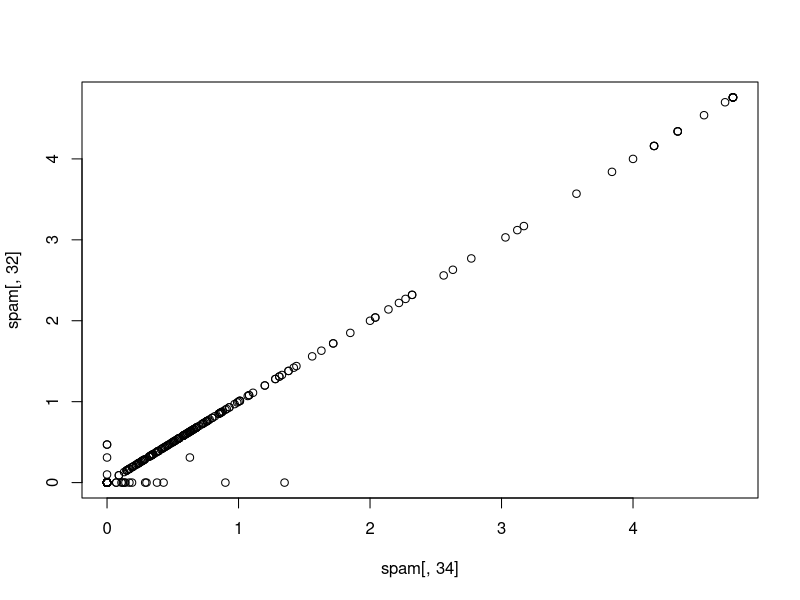
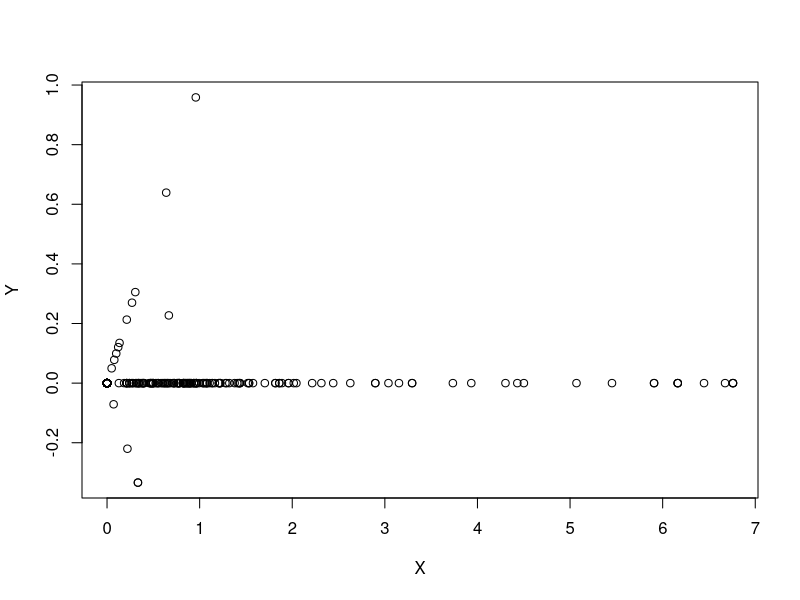
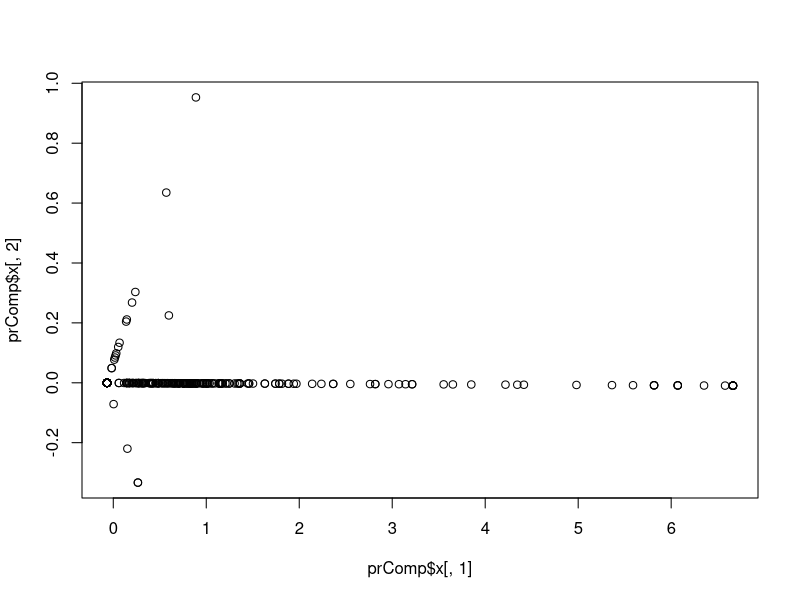
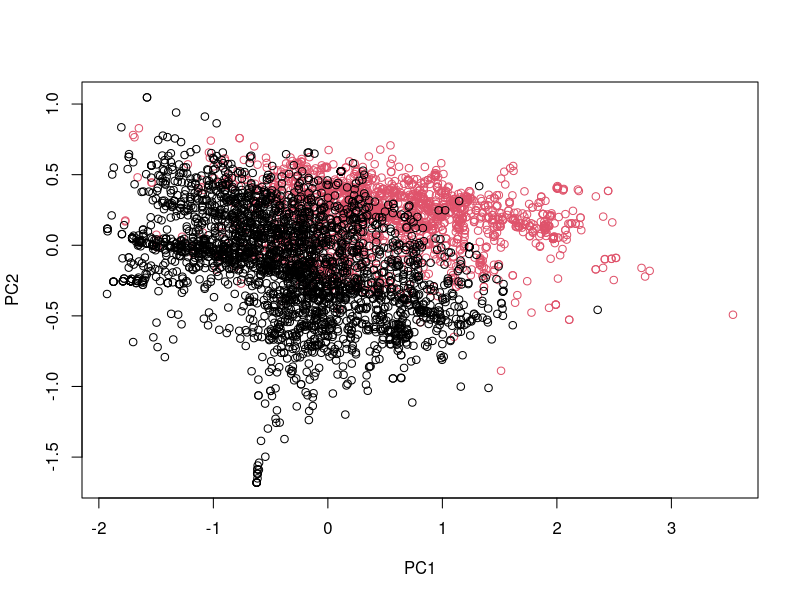
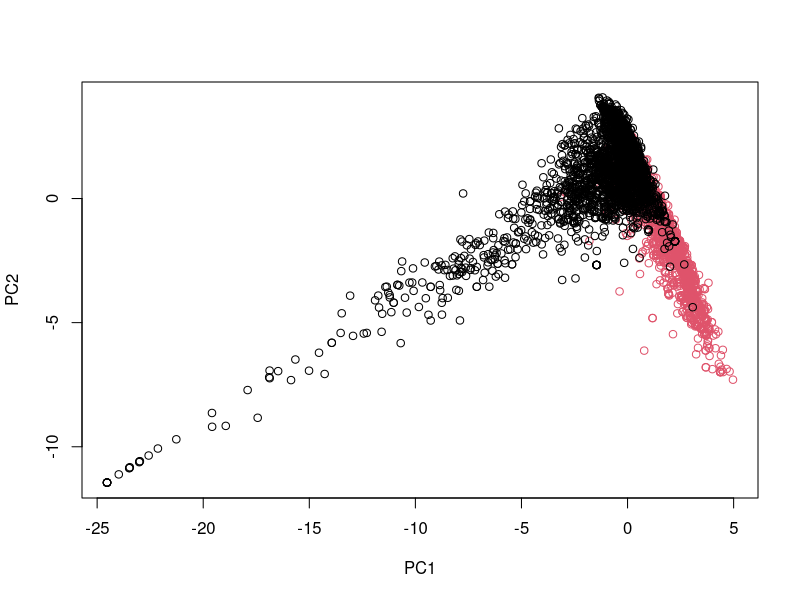

These figures' R source, in order:
# Coursera: Practical Machine learning
# Script from course commented by Alexander Buschle

rm(list = ls())

# Week 2 - Lecture 7 - Preprocessing with principal component analysis  ####

# Correlated predictors 

library(caret)
library(kernlab)
data(spam)

inTrain <- createDataPartition(y = spam$type, p = 0.75, list = FALSE)

training <- spam[inTrain, ]
testing <- spam[-inTrain, ]

# leave out the 58th column, because this is the outcome (spam, nonspam)
M <- abs(cor(training[, -58]))
# cor: calculates the correlation between all these columns
# abs: absolute value 

# set selfcorrelation to 0, because we are not interested in this
diag(M) <- 0

# here you check which variables have a high correlation with each other

which(M > 0.8, arr.ind = T)

# row col
# num857  32  31
# num415  34  31
# telnet  31  32
# num415  34  32    <- this comes up in the example
# direct  40  32
# telnet  31  34
# num857  32  34    <- this comes up in the example
# direct  40  34
# num857  32  40
# num415  34  40

# in this case higher 0.8
# arr.ind: does not give the absoute position, but the position within the matrix





# Correlated predictions

names(spam)[c(34, 32)]
# [1] "num415" "num857"

# this is to check, if they are really highly correlated
plot(spam[, 34], spam [, 32])







# We could rotate the plot

# adding up the variables
X <- 0.71 * training$num415 + 0.71 * training$num857
# becomes the x-axis


# subtracting the variables
Y <- 0.71 * training$num415 - 0.71 * training$num857
# becomes the y-axis

# plotting
plot(X,Y)





# Principal components in R - prcomp

# make a small data set with the two values we found before to be highly correlated
smallSpam <- spam[, c(34, 32)]

# make principle component analysis
prComp <- prcomp(smallSpam)

# plot first against second principle component
plot(prComp$x[, 1], prComp$x[, 2])


# here you get a rotation matrix
# -> tells you how it is summing up the rotation matrix

prComp$rotation
#           PC1        PC2
# num415 0.7080625  0.7061498
# num857 0.7061498 -0.7080625

# the first PCA component explains the most variability -> in this case the sum of the two variables
# the second PCA component explains the most variability -> in this case the difference between the two variables





# PCA on SPAM data

# set the color for spam and nonspam
typeColor <- ((spam$type == "spam") * 1 + 1)

# calculate the PCA for all the variable expect spam
prComp <- prcomp(log10(spam[, -58] + 1))
# add 1 to make them look more gaussian and make sure there are not negative values for the log10 transformation 

# plot the first against the second PCA component
plot(prComp$x[, 1], prComp$x[, 2], col = typeColor, xlab = "PC1", ylab = "PC2")



# PC1 explains the most variation in the data
# it will be a quite complex thing, because it is build out of 57 variables

# PC2 explains the second most variation in the data
# PC3 ....

# -> this way you can reduce the size of your data set while still capturing a large amount of variation:
# this is a idea behind feature creation



# PCA with caret

# preprocces
preProc <- preProcess(log10(spam[, -58] + 1), method = "pca", pcaCom = 2)

# predict
spamPC <- predict(preProc, log10(spam[, -58] + 1))

# plot
plot(spamPC[, 1], spamPC[, 2], col = typeColor, xlab = "PC1", ylab = "PC2")






# Preprocessing with PCA ####
# install.packages("randomForest")
library(randomForest)

# preprocces
preProc <- preProcess(log10(training[, -58] + 1), method = "pca", pcaComp = 2)

# predict
trainPC <- predict(preProc, log10(training[, -58] + 1))

# fit the model
# code does not work like this
# modelFit <- train(training$type ~., method = "glm", data = trainPC)

# but like this
modelFit <- train(x = trainPC, y = training$type, method = "glm")

# it related the training set variable "type" to the principle components: data = trainPC


# once again, in the test set, you have to use the same principal components (preProc) from the training set

testPC <- predict(preProc, log10(testing[, -58] + 1))

# here you predict
confusionMatrix(testing$type, predict(modelFit, testPC))
# modelFit: comes from the training set
# testPC: come from the testing set
# confusionMatrix: from caret package to get the accuracy
# testing$type: 

# Confusion Matrix and Statistics
# 
# Reference
# Prediction nonspam spam
# nonspam     641   56
# spam         74  379
# 
# Accuracy : 0.887       <- high accuracy even though we have a low number of principal components
                        # PCA can reduce number of variables, but maintain accuracy
# 95% CI : (0.8672, 0.9047)
# No Information Rate : 0.6217          
# P-Value [Acc > NIR] : <2e-16          
# 
# Kappa : 0.7616          
# 
# Mcnemar's Test P-Value : 0.136           
# 
# Sensitivity : 0.8965          
# Specificity : 0.8713          
# Pos Pred Value : 0.9197          
# Neg Pred Value : 0.8366          
# Prevalence : 0.6217          
# Detection Rate : 0.5574          
# Detection Prevalence : 0.6061          
# Balanced Accuracy : 0.8839          
# 
# 'Positive' Class : nonspam   








# Alternative (sets # of PCs)
# you can also build in the predict function directly in the training model instead of using it separately

modelFit <- train(x = training, y = training$type, method = "glm", preProcess = "pca")
# train function: from caret package
# x = training: your training set
# y= training$type: what you are training for
# preProcess: preprocessing PCA will be done as part of the training process


confusionMatrix(testing$type, predict(modelFit, testing))

# Confusion Matrix and Statistics
# 
# Reference
# Prediction nonspam spam
# nonspam     697    0
# spam          0  453
# 
# Accuracy : 1          
# 95% CI : (0.9968, 1)
# No Information Rate : 0.6061     
# P-Value [Acc > NIR] : < 2.2e-16  
# 
# Kappa : 1          
# 
# Mcnemar's Test P-Value : NA         
# 
# Sensitivity : 1.0000     
# Specificity : 1.0000     
# Pos Pred Value : 1.0000     
# Neg Pred Value : 1.0000     
# Prevalence : 0.6061     
# Detection Rate : 0.6061     
# Detection Prevalence : 0.6061     
# Balanced Accuracy : 1.0000     
# 
# 'Positive' Class : nonspam 
